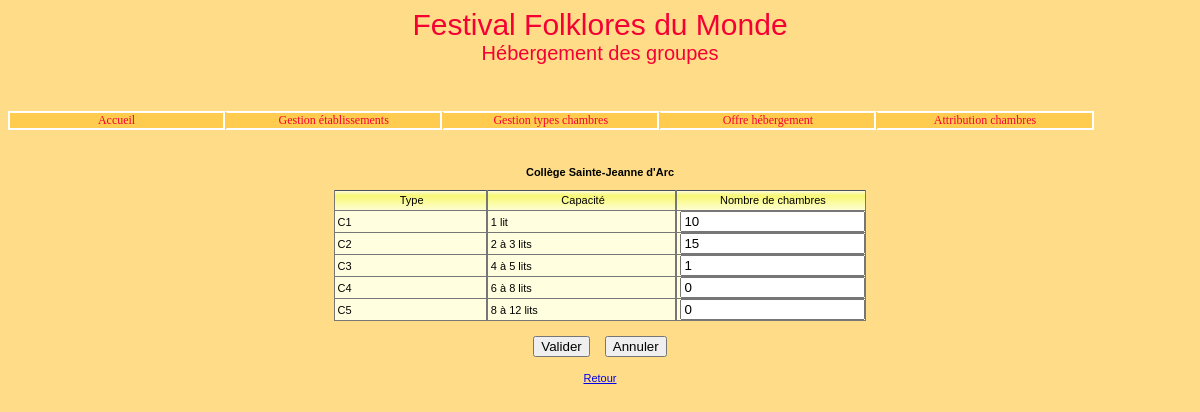
Page /index.php?uc=offreHeberge&action=demanderModifierOffre&idEtab=0350773A on the committed database.
### tables this page shows
CREATE TABLE IF NOT EXISTS `etablissement` (
  `id` char(8) NOT NULL,
  `nom` varchar(45) NOT NULL,
  `adresseRue` varchar(45) NOT NULL,
  `codePostal` char(5) NOT NULL,
  `ville` varchar(35) NOT NULL,
  `tel` varchar(13) NOT NULL,
  `adresseElectronique` varchar(70) DEFAULT NULL,
  `type` tinyint(4) NOT NULL,
  `civiliteResponsable` varchar(12) NOT NULL,
  `nomResponsable` varchar(25) NOT NULL,
  `prenomResponsable` varchar(25) DEFAULT NULL,
  PRIMARY KEY (`id`)
);

CREATE TABLE IF NOT EXISTS `typechambre` (
  `id` char(2) NOT NULL,
  `libelle` varchar(15) NOT NULL,
  PRIMARY KEY (`id`)
);

CREATE TABLE IF NOT EXISTS `offre` (
  `idEtab` char(8) NOT NULL,
  `idTypeChambre` char(2) NOT NULL,
  `nombreChambres` int(11) NOT NULL,
  PRIMARY KEY (`idEtab`,`idTypeChambre`),
  KEY `idTypeChambre` (`idTypeChambre`)
);

### modele/class.pdofestival.inc.php (called while the page is built, shortened)
<?php
class PdoFestival
{
    private static $serveur = 'mysql:host=localhost';
    private static $bdd = 'dbname=festival';
    private static $user = 'festival';
    private static $mdp = 'secret';
    private static $monPdo;
    private static $monPdoFestival = null;
    private function __construct()
    {
        PdoFestival::$monPdo = new PDO(
            PdoFestival::$serveur . ';' . PdoFestival::$bdd,
            PdoFestival::$user,
            PdoFestival::$mdp
        );
        PdoFestival::$monPdo->query('SET CHARACTER SET utf8');
    }
    public static function getPdoFestival()
    {
        if (PdoFestival::$monPdoFestival == null) {
            PdoFestival::$monPdoFestival = new PdoFestival();
        }
        return PdoFestival::$monPdoFestival;
    }
    public function obtenirDetailEtablissement($id)
    {
        $requetePrepare = PdoFestival::$monPdo->prepare(
            'SELECT * '
            . 'FROM Etablissement '
            . 'WHERE id=:unId'
        );
        $requetePrepare->bindParam(':unId', $id, PDO::PARAM_STR);
        $requetePrepare->execute();
        return $requetePrepare->fetch(PDO::FETCH_OBJ);
    }
    public function obtenirReqTypesChambres()
    {
        $requetePrepare = PdoFestival::$monPdo->prepare(
            'SELECT * FROM TypeChambre'
        );
        $requetePrepare->execute();
        return $requetePrepare->fetchAll();
    }
    public function obtenirNbOffre($idEtab, $idTypeChambre)
    {
        $requetePrepare = PdoFestival::$monPdo->prepare(
            'SELECT nombreChambres '
            . 'FROM Offre '
            . 'WHERE idEtab=:unIdEtab AND idTypeChambre=:unIdTypeChambre'
        );
        $requetePrepare->bindParam(':unIdEtab', $idEtab, PDO::PARAM_STR);
        $requetePrepare->bindParam(':unIdTypeChambre', $idTypeChambre, PDO::PARAM_STR);
        $requetePrepare->execute();
        $res = $requetePrepare->fetch(PDO::FETCH_OBJ);
        return ($res) ? $res->nombreChambres : 0;
    }
}

### vues/OffreHebergement/v_ModifierOffreHebergement.php (the view, shortened to what this page needs)
<form method="POST" action="?uc=offreHeberge&action=validerModifierOffre">
    <?php
    $i = 0;
    ?>
    <br><strong><?= $nom ?></strong><br><br>
    <table width="45%" cellspacing="0" cellpadding="0" class="tabQuadrille">
        <tr class="enTeteTabQuad">
            <td width="30%">Type</td>
            <td width="37%">Capacité</td>
            <td width="33%">Nombre de chambres</td>
        </tr>
        <?php
        foreach ($lesTypesChambres as $unTypeChambre) {
            $idTypeChambre = $unTypeChambre["id"];
            $libelle = $unTypeChambre["libelle"];
            ?>
            <tr class="ligneTabQuad">
                <td><?= $idTypeChambre ?></td>
                <td><?= $libelle ?></td>
                <?php
                if ($action === "validerModifierOffre" && (!estEntier($nbChambres[$i]) || !$pdo->estModifOffreCorrecte($idEtab, $idTypeChambre, $nbChambres[$i]))) {
                    ?>
                    <td align="center"><input type="text" value="<?= $nbChambres[$i] ?>" name="nbChambres[<?= $i ?>]" maxlength="3" class="erreur"></td>
                        <?php
                    } else {
                        $nbOffre = $pdo->obtenirNbOffre($idEtab, $idTypeChambre);
                        ?>
                    <td align="center"><input type="text" value="<?= $nbOffre ?>" name="nbChambres[<?= $i ?>]" maxlength="3"></td>
                    <?php
                }
                ?>
            </tr>
            <?php
            $i = $i + 1;
        }
        ?>
    </table>
    <table align="center" cellspacing="15" cellpadding="0">
        <tr>
            <td align="right"><input type="submit" value="Valider" name="validerModifierOffre"></td>
            <td align="left"><input type="reset" value="Annuler" name="annuler"></td>
        </tr>
    </table>
    <a href="?uc=offreHeberge">Retour</a>
</form>

### css/cssGeneral.css (style rules this page uses)
.basePage { background-color:#FFDD88; color:black; font:11px Arial, Helvetica, sans-serif; }
td,tr,div,p { font:11px Arial, Helvetica, sans-serif; }
table.tabQuadrille td { border-bottom:1px solid #777777; border-right:1px solid #777777; border-left:1px solid #777777; border-top:1px #777777; padding-left:3px; }
tr.enTeteTabQuad { background-image:url('../images/xpBarre.jpg'); background-color:#FFFFC0; color:black; height:21px; text-align:center; }
tr.ligneTabQuad { background-color:#FFFFE0; color:black; text-align:left; }

### rows in the picture
etablissement: nom "Collège Sainte-Jeanne d'Arc"
typechambre: id "C1", libelle "1 lit", id.nombreChambres "10"
typechambre: id "C2", libelle "2 à 3 lits", id.nombreChambres "15"
typechambre: id "C3", libelle "4 à 5 lits", id.nombreChambres "1"
typechambre: id "C4", libelle "6 à 8 lits", value "0"
typechambre: id "C5", libelle "8 à 12 lits", value "0"

### other values in the picture
$nom "Accueil"
$nom "Gestion établissements Gestion types chambres Offre hébergement Attribution chambres"
